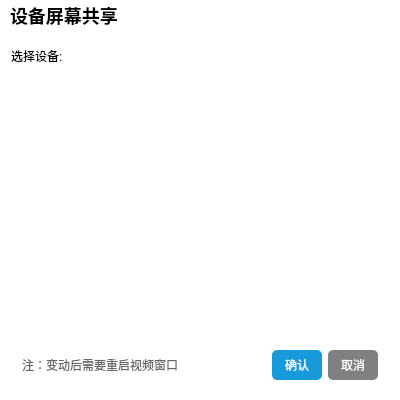
<?xml version="1.0" encoding="UTF-8"?>
<ui version="4.0">
 <class>ScreenDeviceSelectClass</class>
 <widget class="QDialog" name="ScreenDeviceSelectClass">
  <property name="geometry">
   <rect>
    <x>0</x>
    <y>0</y>
    <width>400</width>
    <height>400</height>
   </rect>
  </property>
  <property name="minimumSize">
   <size>
    <width>400</width>
    <height>400</height>
   </size>
  </property>
  <property name="maximumSize">
   <size>
    <width>400</width>
    <height>400</height>
   </size>
  </property>
  <property name="windowTitle">
   <string>ScreenDeviceSelect</string>
  </property>
  <layout class="QVBoxLayout" name="verticalLayout_3">
   <property name="spacing">
    <number>0</number>
   </property>
   <property name="leftMargin">
    <number>0</number>
   </property>
   <property name="topMargin">
    <number>0</number>
   </property>
   <property name="rightMargin">
    <number>0</number>
   </property>
   <property name="bottomMargin">
    <number>0</number>
   </property>
   <item>
    <widget class="QWidget" name="widget" native="true">
     <property name="styleSheet">
      <string notr="true">#widget
{
 
	background-color: rgb(255, 255, 255);
}</string>
     </property>
     <layout class="QVBoxLayout" name="verticalLayout">
      <property name="spacing">
       <number>0</number>
      </property>
      <property name="leftMargin">
       <number>0</number>
      </property>
      <property name="topMargin">
       <number>0</number>
      </property>
      <property name="rightMargin">
       <number>0</number>
      </property>
      <property name="bottomMargin">
       <number>0</number>
      </property>
      <item>
       <widget class="QWidget" name="widget_2" native="true">
        <property name="minimumSize">
         <size>
          <width>0</width>
          <height>30</height>
         </size>
        </property>
        <property name="maximumSize">
         <size>
          <width>16777215</width>
          <height>30</height>
         </size>
        </property>
        <layout class="QHBoxLayout" name="horizontalLayout_2">
         <property name="spacing">
          <number>10</number>
         </property>
         <property name="leftMargin">
          <number>10</number>
         </property>
         <property name="topMargin">
          <number>0</number>
         </property>
         <property name="rightMargin">
          <number>0</number>
         </property>
         <property name="bottomMargin">
          <number>0</number>
         </property>
         <item>
          <widget class="QLabel" name="label">
           <property name="styleSheet">
            <string notr="true">font-size:18px;
font-weight:500;</string>
           </property>
           <property name="text">
            <string>设备屏幕共享</string>
           </property>
          </widget>
         </item>
         <item>
          <widget class="QPushButton" name="pushButton">
           <property name="minimumSize">
            <size>
             <width>30</width>
             <height>30</height>
            </size>
           </property>
           <property name="maximumSize">
            <size>
             <width>30</width>
             <height>30</height>
            </size>
           </property>
           <property name="styleSheet">
            <string notr="true">image: url(:Resources/Images/WinMain/sysbtn_close_normal.png);
border:none;</string>
           </property>
           <property name="text">
            <string/>
           </property>
           <property name="iconSize">
            <size>
             <width>30</width>
             <height>30</height>
            </size>
           </property>
          </widget>
         </item>
        </layout>
       </widget>
      </item>
      <item>
       <widget class="QWidget" name="widget_3" native="true">
        <layout class="QVBoxLayout" name="verticalLayout_2">
         <item>
          <widget class="QWidget" name="widget_4" native="true">
           <layout class="QVBoxLayout" name="verticalLayout_4">
            <property name="spacing">
             <number>4</number>
            </property>
            <property name="leftMargin">
             <number>0</number>
            </property>
            <property name="topMargin">
             <number>0</number>
            </property>
            <property name="rightMargin">
             <number>0</number>
            </property>
            <property name="bottomMargin">
             <number>0</number>
            </property>
            <item>
             <widget class="QLabel" name="label_3">
              <property name="minimumSize">
               <size>
                <width>0</width>
                <height>30</height>
               </size>
              </property>
              <property name="maximumSize">
               <size>
                <width>16777215</width>
                <height>30</height>
               </size>
              </property>
              <property name="text">
               <string>选择设备:</string>
              </property>
             </widget>
            </item>
            <item>
             <widget class="QWidget" name="widget_5" native="true">
              <layout class="QVBoxLayout" name="verticalLayout_5">
               <property name="spacing">
                <number>10</number>
               </property>
               <property name="leftMargin">
                <number>10</number>
               </property>
               <property name="topMargin">
                <number>10</number>
               </property>
               <property name="rightMargin">
                <number>10</number>
               </property>
               <property name="bottomMargin">
                <number>10</number>
               </property>
              </layout>
             </widget>
            </item>
           </layout>
          </widget>
         </item>
         <item>
          <widget class="QWidget" name="widget_7" native="true">
           <property name="minimumSize">
            <size>
             <width>0</width>
             <height>50</height>
            </size>
           </property>
           <property name="maximumSize">
            <size>
             <width>16777215</width>
             <height>50</height>
            </size>
           </property>
           <layout class="QHBoxLayout" name="horizontalLayout">
            <item>
             <widget class="QLabel" name="label_2">
              <property name="minimumSize">
               <size>
                <width>0</width>
                <height>30</height>
               </size>
              </property>
              <property name="maximumSize">
               <size>
                <width>16777215</width>
                <height>30</height>
               </size>
              </property>
              <property name="styleSheet">
               <string notr="true">color:#666666;</string>
              </property>
              <property name="text">
               <string>注：变动后需要重启视频窗口</string>
              </property>
             </widget>
            </item>
            <item>
             <widget class="QPushButton" name="btnAccept">
              <property name="minimumSize">
               <size>
                <width>50</width>
                <height>30</height>
               </size>
              </property>
              <property name="maximumSize">
               <size>
                <width>50</width>
                <height>50</height>
               </size>
              </property>
              <property name="styleSheet">
               <string notr="true"> background:rgb(22,154,218);
 color:#fff;
border:none;
border-radius:5%;</string>
              </property>
              <property name="text">
               <string>确认</string>
              </property>
             </widget>
            </item>
            <item>
             <widget class="QPushButton" name="btnClose">
              <property name="minimumSize">
               <size>
                <width>50</width>
                <height>30</height>
               </size>
              </property>
              <property name="maximumSize">
               <size>
                <width>50</width>
                <height>16777215</height>
               </size>
              </property>
              <property name="sizeIncrement">
               <size>
                <width>0</width>
                <height>0</height>
               </size>
              </property>
              <property name="styleSheet">
               <string notr="true"> background:gray;
color:#fff;
border:none;
border-radius:5%;</string>
              </property>
              <property name="text">
               <string>取消</string>
              </property>
             </widget>
            </item>
           </layout>
          </widget>
         </item>
        </layout>
       </widget>
      </item>
     </layout>
    </widget>
   </item>
  </layout>
 </widget>
 <layoutdefault spacing="6" margin="11"/>
 <resources/>
 <connections>
  <connection>
   <sender>pushButton</sender>
   <signal>clicked()</signal>
   <receiver>ScreenDeviceSelectClass</receiver>
   <slot>close()</slot>
   <hints>
    <hint type="sourcelabel">
     <x>384</x>
     <y>14</y>
    </hint>
    <hint type="destinationlabel">
     <x>199</x>
     <y>249</y>
    </hint>
   </hints>
  </connection>
  <connection>
   <sender>btnClose</sender>
   <signal>clicked()</signal>
   <receiver>ScreenDeviceSelectClass</receiver>
   <slot>close()</slot>
   <hints>
    <hint type="sourcelabel">
     <x>352</x>
     <y>464</y>
    </hint>
    <hint type="destinationlabel">
     <x>199</x>
     <y>249</y>
    </hint>
   </hints>
  </connection>
  <connection>
   <sender>btnAccept</sender>
   <signal>clicked()</signal>
   <receiver>ScreenDeviceSelectClass</receiver>
   <slot>accept()</slot>
   <hints>
    <hint type="sourcelabel">
     <x>295</x>
     <y>464</y>
    </hint>
    <hint type="destinationlabel">
     <x>199</x>
     <y>249</y>
    </hint>
   </hints>
  </connection>
 </connections>
</ui>
